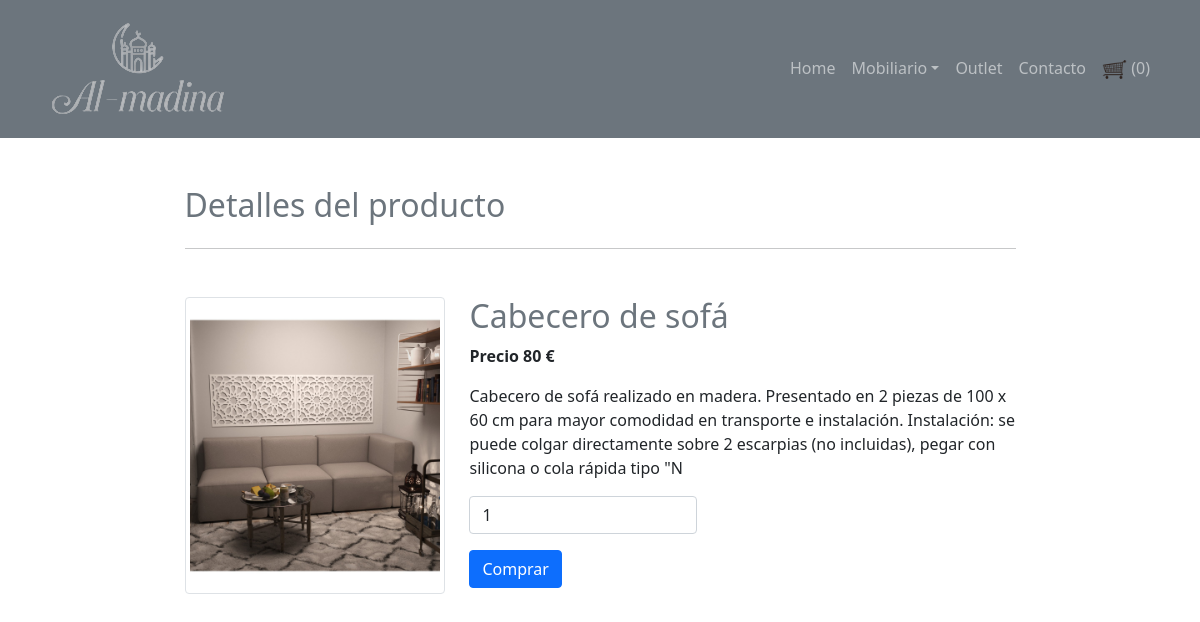
The page /view_details_outlet.php?id=1 on the database its author committed.
### tables this page shows
CREATE TABLE `outlet` (
  `PID` int(20) NOT NULL,
  `PRODUCT` varchar(20) NOT NULL,
  `PRICE` int(20) NOT NULL,
  `IMAGE` varchar(20) NOT NULL,
  `DESCRIPTION` varchar(250) NOT NULL
);

### view_details_outlet.php (the view, shortened to what this page needs)
<?php
	include "config.php";
	$data=[];
	$sql="select * from outlet where PID={$_GET["id"]}";
	$res=$con->query($sql);
	if($res->num_rows>0){
		$data=$row=$res->fetch_assoc();
	}
?>
<html>
	<head>
		<link rel="stylesheet" href="https://maxcdn.bootstrapcdn.com/bootstrap/4.0.0/css/bootstrap.min.css">
    </head>
    <body>
	<?php include "navbar.php"; ?>
        <div class='container mt-5'>
			<div class='row'>
				<div class='col-md-9 mx-auto'>
					<h2 class='text-muted mb-4'>Detalles del producto</h2><hr>
					<div class='row mt-5'>
						<div class='col-md-4'>
							  <img src="images/<?php echo $data["IMAGE"]; ?>" class='img-thumbnail'>
						</div>
						<div class='col-md-8'>
							<h2 class='text-muted'><?php echo $data["PRODUCT"]; ?></h2>
							<p class="font-weight-bold">Precio <?php echo $data["PRICE"]; ?> €</p>
							<p><?php echo $data["DESCRIPTION"]; ?></p>
							<form method='post' action='<?php echo $_SERVER["REQUEST_URI"];?>'>
									<p><input type='number' min='1' value='1' name='qty' required class='form-control col-md-5'></p>
								<input type='submit' name='submit' value='Comprar' class='btn btn-primary'>
							</form>
						</div>
					</div>
				</div>
			</div>
		</div>
    </body>
</html>

### rows shown on the page
outlet: IMAGE (picture), PRODUCT "Cabecero de sofá", PRICE "80", DESCRIPTION "Cabecero de sofá realizado en madera. Presentado en 2 piezas de 100 x 60 cm para mayor comodidad en transporte e instalación. Instalación: se puede colgar directamente sobre 2 escarpias (no incluidas), pegar con silicona o cola rápida tipo \"N"

### other values the page prints
$cart->get_cart_count() "0"
